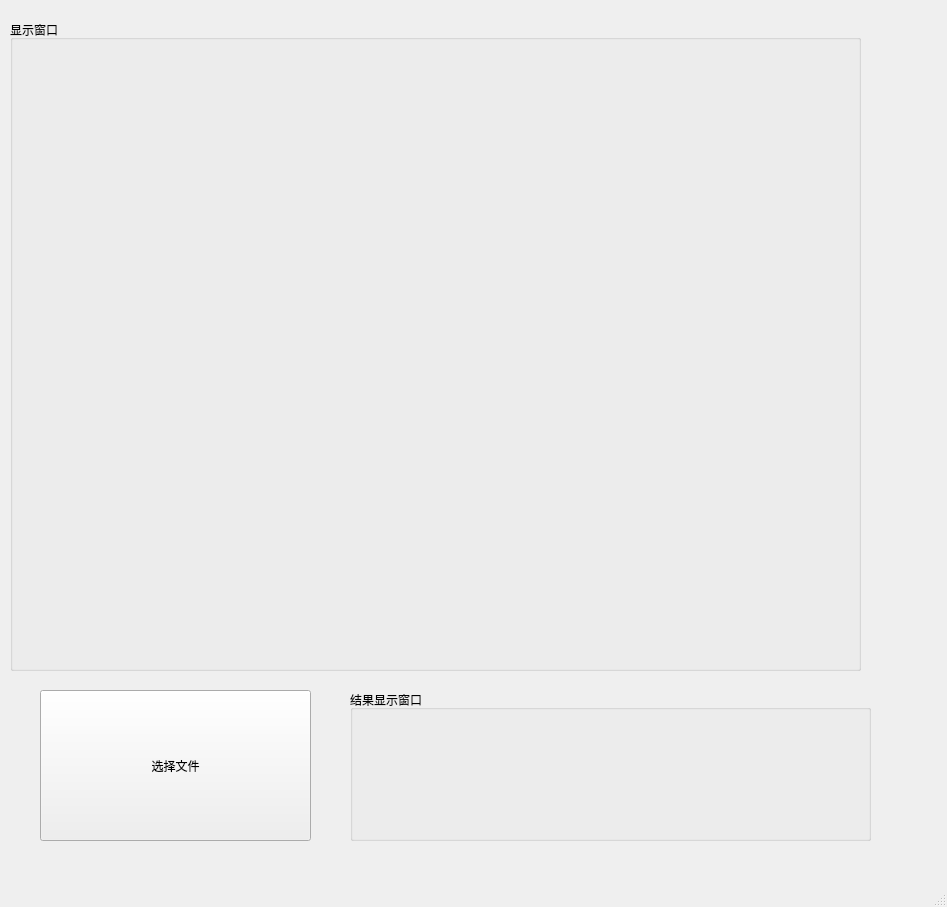
<?xml version="1.0" encoding="UTF-8"?>
<ui version="4.0">
 <class>MainWindow</class>
 <widget class="QMainWindow" name="MainWindow">
  <property name="geometry">
   <rect>
    <x>0</x>
    <y>0</y>
    <width>947</width>
    <height>907</height>
   </rect>
  </property>
  <property name="windowTitle">
   <string>Flower Classifier</string>
  </property>
  <widget class="QWidget" name="centralwidget">
   <widget class="QGroupBox" name="groupBox">
    <property name="geometry">
     <rect>
      <x>10</x>
      <y>20</y>
      <width>851</width>
      <height>651</height>
     </rect>
    </property>
    <property name="title">
     <string>显示窗口</string>
    </property>
    <widget class="QLabel" name="Imglabel">
     <property name="geometry">
      <rect>
       <x>30</x>
       <y>50</y>
       <width>781</width>
       <height>571</height>
      </rect>
     </property>
     <property name="text">
      <string/>
     </property>
    </widget>
   </widget>
   <widget class="QGroupBox" name="groupBox_2">
    <property name="geometry">
     <rect>
      <x>350</x>
      <y>690</y>
      <width>521</width>
      <height>151</height>
     </rect>
    </property>
    <property name="title">
     <string>结果显示窗口</string>
    </property>
    <widget class="QLabel" name="Infolabel">
     <property name="geometry">
      <rect>
       <x>20</x>
       <y>40</y>
       <width>461</width>
       <height>61</height>
      </rect>
     </property>
     <property name="text">
      <string/>
     </property>
    </widget>
   </widget>
   <widget class="QPushButton" name="fileBtn">
    <property name="geometry">
     <rect>
      <x>40</x>
      <y>690</y>
      <width>271</width>
      <height>151</height>
     </rect>
    </property>
    <property name="text">
     <string>选择文件</string>
    </property>
   </widget>
  </widget>
  <widget class="QMenuBar" name="menubar">
   <property name="geometry">
    <rect>
     <x>0</x>
     <y>0</y>
     <width>947</width>
     <height>26</height>
    </rect>
   </property>
  </widget>
  <widget class="QStatusBar" name="statusbar"/>
 </widget>
 <resources/>
 <connections/>
</ui>
